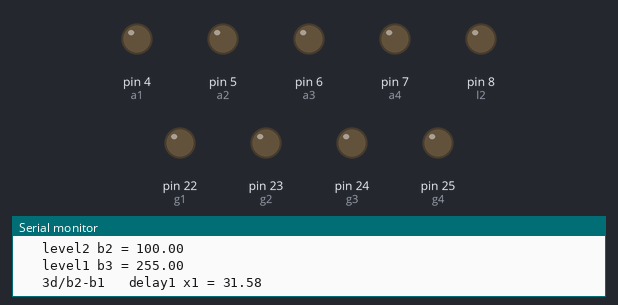
Simulated run of this sketch. Board: Arduino Mega 2560, built with avr-gcc and run on an emulated ATmega2560. Shown: output pins drawn as LEDs (lit = HIGH), the last lines printed to the serial monitor. At 30.2 s the program stops and its outputs stay as they are.

Above: at 0.1 s.
At 6.3 s:
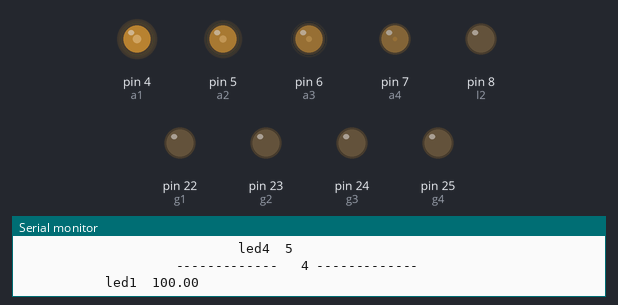
At 11.5 s:
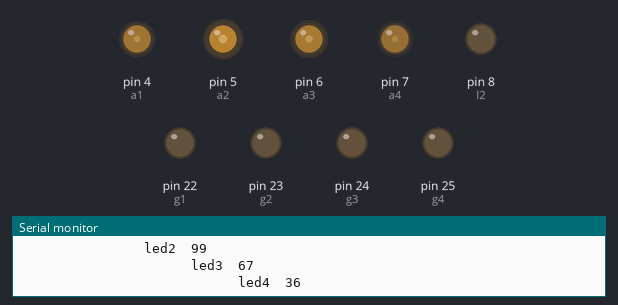
At 17.0 s:
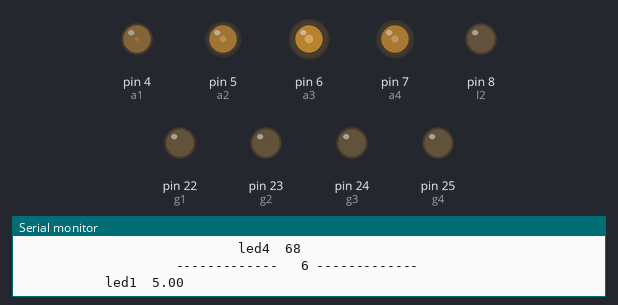
At 22.4 s:
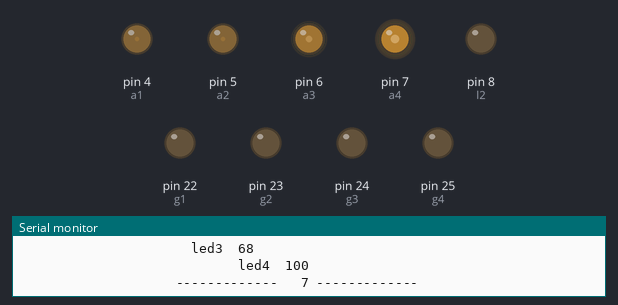
At 28.1 s:
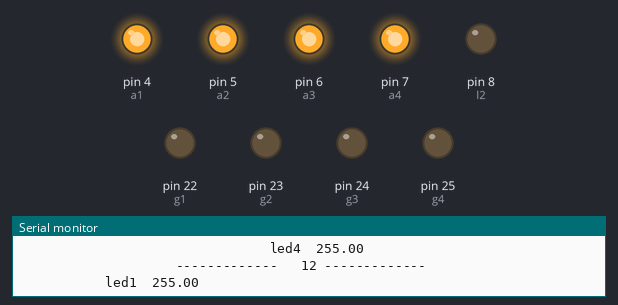
Timing chart, 0 to 31.7 s (numbered marks = the images above):
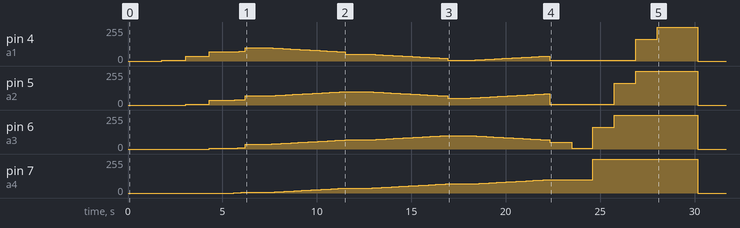

The sketch:

chiron_v2.ino
```cpp
#define l2 8
#define g1 22
#define g2 23
#define g3 24
#define g4 25
#define a1 4
#define a2 5
#define a3 6
#define a4 7


void setup()
{
  // put your setup code here, to run once:
  Serial.begin(9600);
  Serial1.begin(38400); // opens serial port, sets data rate to 9600 bps
  Serial2.begin(115200);
  analogWrite(l2, 0);
  analogWrite(g1, 0);
  analogWrite(g2, 0);
  analogWrite(g3, 0);
  analogWrite(g4, 0);

}

void loop() {
  deb();
  //  aq();
  //aq1();
t1();
  sh();
}


double b0 = 0;
double b1 = 5; //
double b2 = 100; //
double b3 = 255; //

double x = 1;
double d = (x * 1000);
double z1 = (1 * 1000);

double x1 = ((3 * d) / (b2 - b1));
double x2 = ((2 * d) / (b2 - b1));
double x3 = ((3 * d) / (b3 - b1));
double x4 = ((2 * d) / (b3 - b1));
double x5 = (d / (b3 - b2));

double q1 = (b1 + ((b2 - b1) / 3));
double q2 = (b1 + (((b2 - b1) * 2) / 3));
double q3 = (b1 + ((b2 - b1) / 2));
double q4 = (b2 + ((b3 - b2) * 2) / 5);

void deb()
{

  Serial.print("   level1 b1 = "); Serial.println(b1);
  Serial.print("   level2 b2 = "); Serial.println(b2);
  Serial.print("   level1 b3 = ");  Serial.println(b3);
  Serial.println();
  Serial.print("   3d/b2-b1   delay1 x1 = "); Serial.println(x1);  //        3d/b2-b1
  Serial.print("   2d/b2-b1   delay2 x2 = "); Serial.println(x2);   //        2d/b2-b1
  Serial.print("   3d/b3-b1   delay3 x3 = "); Serial.println(x3);  //        3d/ b3-b1
  Serial.print("   2d/b3-b1   delay4 x4 = "); Serial.println(x4);  //        2d/ b3-b1
  Serial.print("   d/b3-b2    delay5 x5 = "); Serial.println(x5);  //           d/b3-b2
  Serial.println();
  Serial.print("   level q1 = (b1 + ((b2 - b1) / 3))        = "); Serial.println(q1);
  Serial.print("   level q2 = (b1 + (((b2 - b1) * 2) / 3))  = "); Serial.println(q2);
  Serial.print("   level q3 = (b1 + ((b2 - b1) / 2))        = "); Serial.println(q3);
  Serial.print("   level q4 = (b2 + ((b3 - b2)* 2)/ 5)      = "); Serial.println(q4);
}


void t0()
{
  Serial.println();
  Serial.print("              *****----________t0 running_________----*****                   ");

  Serial.println(); Serial.print("                    -------------   0 -------------");
  analogWrite(a1, b0);
  analogWrite(a2, b0);         //0
  analogWrite(a3, b0);
  analogWrite(a4, b0);

  Serial.println();
  Serial.print("           led1  "); Serial.println(b0);
  Serial.print("                  led2  "); Serial.println(b0);
  Serial.print("                         led3  "); Serial.println(b0);
  Serial.print("                                led4  "); Serial.println(b0);
  delay(d);


  Serial.println(); Serial.print("                    -------------   1 -------------");
  analogWrite(a1, b1);      //1
  analogWrite(a2, 0);
  analogWrite(a3, 0);
  analogWrite(a4, 0);

  Serial.println();
  Serial.print("           led1  "); Serial.println(b1);
  Serial.print("                  led2  "); Serial.println(b0);
  Serial.print("                         led3  "); Serial.println(b0);
  Serial.print("                                led4  "); Serial.println(b0);
  delay(d);


  Serial.println(); Serial.print("                    -------------   2 -------------");
  analogWrite(a1, q1);      //2
  analogWrite(a2, b1);
  analogWrite(a3, 0);
  analogWrite(a4, 0);

  Serial.println();
  Serial.print("           led1  "); Serial.println(q1);
  Serial.print("                  led2  "); Serial.println(b1);
  Serial.print("                         led3  "); Serial.println(b0);
  Serial.print("                                led4  "); Serial.println(b0);
  delay(d);


  Serial.println(); Serial.print("                    -------------   3 -------------");
  analogWrite(a1, q2);      //3
  analogWrite(a2, q1);
  analogWrite(a3, b1);
  analogWrite(a4, 0);

  Serial.println();
  Serial.print("           led1  "); Serial.println(q2);
  Serial.print("                  led2  "); Serial.println(q1);
  Serial.print("                         led3  "); Serial.println(b1);
  Serial.print("                                led4  "); Serial.println(b0);
  delay(d);


  Serial.println(); Serial.print("                    -------------   4 -------------");
  analogWrite(a1, b2);      //4
  analogWrite(a2, q2);
  analogWrite(a3, q1);
  analogWrite(a4, b1);

  Serial.println();
  Serial.print("           led1  "); Serial.println(b2);
  Serial.print("                  led2  "); Serial.println(q2);
  Serial.print("                         led3  "); Serial.println(q1);
  Serial.print("                                led4  "); Serial.println(b1);
  delay(d);


  Serial.println(); Serial.print("                    -------------   5 -------------");
  analogWrite(a1, q3);      //5
  analogWrite(a2, b2);
  analogWrite(a3, q2);
  analogWrite(a4, q1);

  Serial.println();
  Serial.print("           led1  "); Serial.println(q3);
  Serial.print("                  led2  "); Serial.println(b2);
  Serial.print("                         led3  "); Serial.println(q2);
  Serial.print("                                led4  "); Serial.println(q1);
  delay(d);


  Serial.println(); Serial.print("                    -------------   6 -------------");

  analogWrite(a1, b1);      //6
  analogWrite(a2, q3);
  analogWrite(a3, b2);
  analogWrite(a4, q2);

  Serial.println();
  Serial.print("           led1  "); Serial.println(b1);
  Serial.print("                  led2  "); Serial.println(q3);
  Serial.print("                         led3  "); Serial.println(b2);
  Serial.print("                                led4  "); Serial.println(q2);
  delay(d);


  Serial.println(); Serial.print("                    -------------   7 -------------");
  analogWrite(a1, b1);      //7
  analogWrite(a2, b1);
  analogWrite(a3, q3);
  analogWrite(a4, b2);

  Serial.println();
  Serial.print("           led1  "); Serial.println(b1);
  Serial.print("                  led2  "); Serial.println(b1);
  Serial.print("                         led3  "); Serial.println(q3);
  Serial.print("                                led4  "); Serial.println(b2);
  delay(d);


  Serial.println(); Serial.print("                    -------------   8 -------------");
  analogWrite(a1, b1);      //8
  analogWrite(a2, b1);
  analogWrite(a3, b1);
  analogWrite(a4, b2);

  Serial.println();
  Serial.print("           led1  "); Serial.println(b1);
  Serial.print("                  led2  "); Serial.println(b1);
  Serial.print("                         led3  "); Serial.println(b1);
  Serial.print("                                led4  "); Serial.println(b2);
  delay(d);


  Serial.println(); Serial.print("                    -------------   9 -------------");
  analogWrite(a1, b1);      //9
  analogWrite(a2, b1);
  analogWrite(a3, q4);
  analogWrite(a4, b3);

  Serial.println();
  Serial.print("           led1  "); Serial.println(b1);
  Serial.print("                  led2  "); Serial.println(b1);
  Serial.print("                         led3  "); Serial.println(q4);
  Serial.print("                                led4  "); Serial.println(b3);


  delay(d);


  Serial.println(); Serial.print("                    -------------   10 -------------");
  analogWrite(a1, b1);      //10
  analogWrite(a2, q4);
  analogWrite(a3, b3);
  analogWrite(a4, b3);

  Serial.println();
  Serial.print("           led1  "); Serial.println(b1);
  Serial.print("                  led2  "); Serial.println(q4);
  Serial.print("                         led3  "); Serial.println(b3);
  Serial.print("                                led4  "); Serial.println(b3);


  delay(d);


  Serial.println(); Serial.print("                    -------------   11 -------------");
  analogWrite(a1, q4);      //11
  analogWrite(a2, b3);
  analogWrite(a3, b3);
  analogWrite(a4, b3);

  Serial.println();
  Serial.print("           led1  "); Serial.println(q4);
  Serial.print("                  led2  "); Serial.println(b3);
  Serial.print("                         led3  "); Serial.println(b3);
  Serial.print("                                led4  "); Serial.println(b3);
  delay(d);


  Serial.println(); Serial.print("                    -------------   12 -------------");

  analogWrite(a1, b3);      //12
  analogWrite(a2, b3);
  analogWrite(a3, b3);
  analogWrite(a4, b3);


  Serial.println();
  Serial.print("           led1  "); Serial.println(b3);
  Serial.print("                  led2  "); Serial.println(b3);
  Serial.print("                         led3  "); Serial.println(b3);
  Serial.print("                                led4  "); Serial.println(b3);

  delay(2000);
  off();
}


void t1()
{
  Serial.println();
  Serial.print("              *****----________t1 running_________----*****                   ");

  Serial.println();
  Serial.println();
  Serial.println();


  Serial.println(); Serial.print("                    -------------   0 -------------");
  analogWrite(a1, b0);
  analogWrite(a2, b0);         //0
  analogWrite(a3, b0);
  analogWrite(a4, b0);

  Serial.println();
  Serial.print("           led1  "); Serial.println(b0);
  Serial.print("                  led2  "); Serial.println(b0);
  Serial.print("                         led3  "); Serial.println(b0);
  Serial.print("                                led4  "); Serial.println(b0);
  delay(d);


for (int i11=b0,i12=b0,i13=b0,i14=b0;i11<=b1,i12<=b0,i13<=b0,i14<=b0;i11++,i12++,i13++,i14++)
{
  analogWrite(a1, i11);  Serial.println();  Serial.print("           led1  "); Serial.println(i11);
  analogWrite(a2, i12);  Serial.println();  Serial.print("                led2  "); Serial.println(i12);
  analogWrite(a3, i13);  Serial.println();  Serial.print("                      led3  "); Serial.println(i13);
  analogWrite(a4, i14);  Serial.println();  Serial.print("                            led4  "); Serial.println(i14);

}


  Serial.println(); Serial.print("                    -------------   1 -------------");
  analogWrite(a1, b1);      //1
  analogWrite(a2, 0);
  analogWrite(a3, 0);
  analogWrite(a4, 0);

  Serial.println();
  Serial.print("           led1  "); Serial.println(b1);
  Serial.print("                  led2  "); Serial.println(b0);
  Serial.print("                         led3  "); Serial.println(b0);
  Serial.print("                                led4  "); Serial.println(b0);
  delay(d);


for (int i21=b1,i22=b0,i23=b0,i24=b0;i21<=q1,i22<=b1,i23<=b0,i24<=b0;i21++,i22++,i23++,i24++)
{
  analogWrite(a1, i21);  Serial.println();  Serial.print("           led1  "); Serial.println(i21);
  analogWrite(a2, i22);  Serial.println();  Serial.print("                led2  "); Serial.println(i22);
  analogWrite(a3, i23);  Serial.println();  Serial.print("                      led3  "); Serial.println(i23);
  analogWrite(a4, i24);  Serial.println();  Serial.print("                            led4  "); Serial.println(i24);

}

  Serial.println(); Serial.print("                    -------------   2 -------------");
  analogWrite(a1, q1);      //2
  analogWrite(a2, b1);
  analogWrite(a3, 0);
  analogWrite(a4, 0);

  Serial.println();
  Serial.print("           led1  "); Serial.println(q1);
  Serial.print("                  led2  "); Serial.println(b1);
  Serial.print("                         led3  "); Serial.println(b0);
  Serial.print("                                led4  "); Serial.println(b0);
  delay(d);


for (int i31=q1,i32=b1,i33=0,i34=0;i31<=q2,i32<=q1,i33<=b1,i34<=0;i31++,i32++,i33++,i34++)
{
  analogWrite(a1, i31);  Serial.println();  Serial.print("           led1  "); Serial.println(i31);
  analogWrite(a2, i32);  Serial.println();  Serial.print("                led2  "); Serial.println(i32);
  analogWrite(a3, i33);  Serial.println();  Serial.print("                      led3  "); Serial.println(i33);
  analogWrite(a4, i34);  Serial.println();  Serial.print("                            led4  "); Serial.println(i34);

}

  Serial.println(); Serial.print("                    -------------   3 -------------");
  analogWrite(a1, q2);      //3
  analogWrite(a2, q1);
  analogWrite(a3, b1);
  analogWrite(a4, 0);

  Serial.println();
  Serial.print("           led1  "); Serial.println(q2);
  Serial.print("                  led2  "); Serial.println(q1);
  Serial.print("                         led3  "); Serial.println(b1);
  Serial.print("                                led4  "); Serial.println(b0);
  delay(d);


for (int i41=q2,i42=q1,i43=b1,i44=0;i41<=b2,i42<=q2,i43<=q1,i44<=b1;i41++,i42++,i43++,i44++)
{
  analogWrite(a1, i41);  Serial.println();  Serial.print("           led1  "); Serial.println(i41);
  analogWrite(a2, i42);  Serial.println();  Serial.print("                led2  "); Serial.println(i42);
  analogWrite(a3, i43);  Serial.println();  Serial.print("                      led3  "); Serial.println(i43);
  analogWrite(a4, i44);  Serial.println();  Serial.print("                            led4  "); Serial.println(i44);
}

  Serial.println(); Serial.print("                    -------------   4 -------------");
  analogWrite(a1, b2);      //4
  analogWrite(a2, q2);
  analogWrite(a3, q1);
  analogWrite(a4, b1);

  Serial.println();
  Serial.print("           led1  "); Serial.println(b2);
  Serial.print("                  led2  "); Serial.println(q2);
  Serial.print("                         led3  "); Serial.println(q1);
  Serial.print("                                led4  "); Serial.println(b1);
  delay(d);


for (int i51=b2,i52=q2,i53=q1,i54=b1;i51>=q3,i52<=b2,i53<=q2,i54<=q1;i51--,i52++,i53++,i54++)
{
  analogWrite(a1, i51);  Serial.println();  Serial.print("           led1  "); Serial.println(i51);
  analogWrite(a2, i52);  Serial.println();  Serial.print("                led2  "); Serial.println(i52);
  analogWrite(a3, i53);  Serial.println();  Serial.print("                      led3  "); Serial.println(i53);
  analogWrite(a4, i54);  Serial.println();  Serial.print("                            led4  "); Serial.println(i54);
}

  Serial.println(); Serial.print("                    -------------   5 -------------");
  analogWrite(a1, q3);      //5
  analogWrite(a2, b2);
  analogWrite(a3, q2);
  analogWrite(a4, q1);

  Serial.println();
  Serial.print("           led1  "); Serial.println(q3);
  Serial.print("                  led2  "); Serial.println(b2);
  Serial.print("                         led3  "); Serial.println(q2);
  Serial.print("                                led4  "); Serial.println(q1);
  delay(d);


for (int i61=q3,i62=b2,i63=q2,i64=q1;i61>=b1,i62>=q3,i63<=b2,i64<=q2;i61--,i62--,i63++,i64++)
{
  analogWrite(a1, i61);  Serial.println();  Serial.print("           led1  "); Serial.println(i61);
  analogWrite(a2, i62);  Serial.println();  Serial.print("                led2  "); Serial.println(i62);
  analogWrite(a3, i63);  Serial.println();  Serial.print("                      led3  "); Serial.println(i63);
  analogWrite(a4, i64);  Serial.println();  Serial.print("                            led4  "); Serial.println(i64);

}

  Serial.println(); Serial.print("                    -------------   6 -------------");

  analogWrite(a1, b1);      //6
  analogWrite(a2, q3);
  analogWrite(a3, b2);
  analogWrite(a4, q2);

  Serial.println();
  Serial.print("           led1  "); Serial.println(b1);
  Serial.print("                  led2  "); Serial.println(q3);
  Serial.print("                         led3  "); Serial.println(b2);
  Serial.print("                                led4  "); Serial.println(q2);
  delay(d);


for (int i71=b1,i72=q3,i73=b2,i74=q2;i71<=b1,i72<=b1,i73>=q3,i74<=b2;i71++,i72++,i73--,i74++)
{
  analogWrite(a1, i71);  Serial.println();  Serial.print("           led1  "); Serial.println(i71);
  analogWrite(a2, i72);  Serial.println();  Serial.print("                led2  "); Serial.println(i72);
  analogWrite(a3, i73);  Serial.println();  Serial.print("                      led3  "); Serial.println(i73);
  analogWrite(a4, i74);  Serial.println();  Serial.print("                            led4  "); Serial.println(i74);
}

  Serial.println(); Serial.print("                    -------------   7 -------------");
  analogWrite(a1, b1);      //7
  analogWrite(a2, b1);
  analogWrite(a3, q3);
  analogWrite(a4, b2);

  Serial.println();
  Serial.print("           led1  "); Serial.println(b1);
  Serial.print("                  led2  "); Serial.println(b1);
  Serial.print("                         led3  "); Serial.println(q3);
  Serial.print("                                led4  "); Serial.println(b2);
  delay(d);


for (int i1,i2,i3,i4;i1,i2,i3,i4;i1,i2,i3,i4)
{
  analogWrite(a1, i1);
  analogWrite(a2, i2);
  analogWrite(a3, i3);
  analogWrite(a4, i4);

}

  Serial.println(); Serial.print("                    -------------   8 -------------");
  analogWrite(a1, b1);      //8
  analogWrite(a2, b1);
  analogWrite(a3, b1);
  analogWrite(a4, b2);

  Serial.println();
  Serial.print("           led1  "); Serial.println(b1);
  Serial.print("                  led2  "); Serial.println(b1);
  Serial.print("                         led3  "); Serial.println(b1);
  Serial.print("                                led4  "); Serial.println(b2);
  delay(d);


for (int i1,i2,i3,i4;i1,i2,i3,i4;i1,i2,i3,i4)
{
  analogWrite(a1, i1);
  analogWrite(a2, i2);
  analogWrite(a3, i3);
  analogWrite(a4, i4);

}

  Serial.println(); Serial.print("                    -------------   9 -------------");
  analogWrite(a1, b1);      //9
  analogWrite(a2, b1);
  analogWrite(a3, q4);
  analogWrite(a4, b3);

  Serial.println();
  Serial.print("           led1  "); Serial.println(b1);
  Serial.print("                  led2  "); Serial.println(b1);
  Serial.print("                         led3  "); Serial.println(q4);
  Serial.print("                                led4  "); Serial.println(b3);


  delay(d);


for (int i1,i2,i3,i4;i1,i2,i3,i4;i1,i2,i3,i4)
{
  analogWrite(a1, i1);
  analogWrite(a2, i2);
  analogWrite(a3, i3);
  analogWrite(a4, i4);

}

  Serial.println(); Serial.print("                    -------------   10 -------------");
  analogWrite(a1, b1);      //10
  analogWrite(a2, q4);
  analogWrite(a3, b3);
  analogWrite(a4, b3);

  Serial.println();
  Serial.print("           led1  "); Serial.println(b1);
  Serial.print("                  led2  "); Serial.println(q4);
  Serial.print("                         led3  "); Serial.println(b3);
  Serial.print("                                led4  "); Serial.println(b3);


  delay(d);


for (int i1,i2,i3,i4;i1,i2,i3,i4;i1,i2,i3,i4)
{
  analogWrite(a1, i1);
  analogWrite(a2, i2);
  analogWrite(a3, i3);
  analogWrite(a4, i4);

}

  Serial.println(); Serial.print("                    -------------   11 -------------");
  analogWrite(a1, q4);      //11
  analogWrite(a2, b3);
  analogWrite(a3, b3);
  analogWrite(a4, b3);

  Serial.println();
  Serial.print("           led1  "); Serial.println(q4);
  Serial.print("                  led2  "); Serial.println(b3);
  Serial.print("                         led3  "); Serial.println(b3);
  Serial.print("                                led4  "); Serial.println(b3);
  delay(d);


for (int i1,i2,i3,i4;i1,i2,i3,i4;i1,i2,i3,i4)
{
  analogWrite(a1, i1);
  analogWrite(a2, i2);
  analogWrite(a3, i3);
  analogWrite(a4, i4);

}

  Serial.println(); Serial.print("                    -------------   12 -------------");

  analogWrite(a1, b3);      //12
  analogWrite(a2, b3);
  analogWrite(a3, b3);
  analogWrite(a4, b3);


  Serial.println();
  Serial.print("           led1  "); Serial.println(b3);
  Serial.print("                  led2  "); Serial.println(b3);
  Serial.print("                         led3  "); Serial.println(b3);
  Serial.print("                                led4  "); Serial.println(b3);

  delay(2000);
  off();
}


void off()
{
  digitalWrite(l2, LOW);   Serial.print("light off"); Serial.println();
  digitalWrite(a1, LOW);
  digitalWrite(a2, LOW);
  digitalWrite(a3, LOW);
  digitalWrite(a4, LOW);
  digitalWrite(g1, 0);
  digitalWrite(g2, 0);
  digitalWrite(g3, 0);
  digitalWrite(g4, 0);
}

void sh()
{
  while (1);
}
```

Measured:
- by itself, pin 4 (a1): 0/255 → 5/255 at 1.8 s, → 36/255 1.3 s later, → 68/255 1.3 s later, → 69/255 1.2 s later, … (110 changes in this stretch)
- by itself, pin 5 (a2): 0/255 → 5/255 at 3.1 s, → 36/255 1.3 s later, → 37/255 1.2 s later, → 38/255 0.13 s later, … (109 changes in this stretch)
- by itself, pin 6 (a3): 0/255 → 5/255 at 4.3 s, → 6/255 1.3 s later, → 7/255 0.13 s later, → 8/255 0.13 s later, … (108 changes in this stretch)
- by itself, pin 7 (a4): rises from 0/255 to 255/255 in 19.0 s, then falls to 0/255 in 5.5 s
